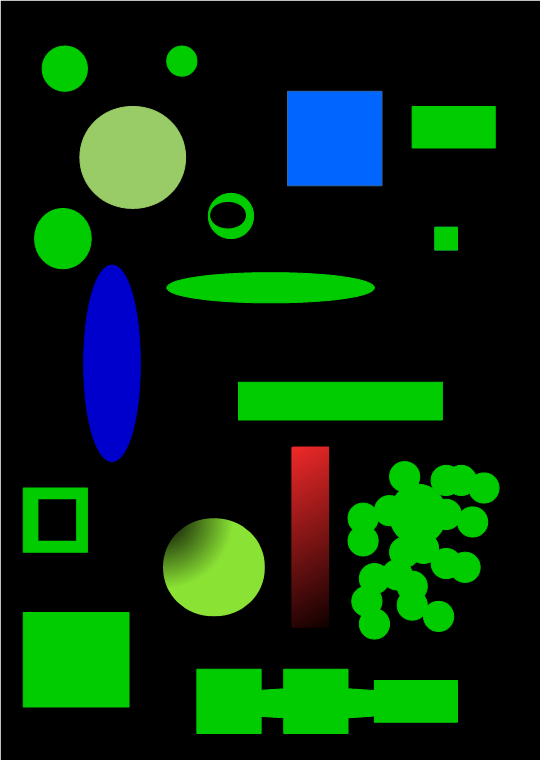
#> input picture OpenCVPython/resource/detect_blob.png, 541 x 760 px
$ python DetectShapes.py
#> lines starting #> are read from the running program, lines starting #| are printed output that depends on the picture; after the words box and inside, x2 and y2 are one past the last pixel; in counts of white or black regions, pixels touching at a corner belong together
# -*- coding: utf-8 -*-
"""
Created on Thu Jun  3 15:49:46 2021

@author: Sammy
"""

import cv2
import numpy as np

def getContours(img):
    contours,hierarchy = cv2.findContours(img,cv2.RETR_EXTERNAL,cv2.CHAIN_APPROX_NONE)
    for cnt in contours:
        area = cv2.contourArea(cnt)
        print(area)
        if area>500:
            cv2.drawContours(imgContour,cnt,-1,(255,0,0),3)
            peri = cv2.arcLength(cnt,True)
            print(peri)
            approx = cv2.approxPolyDP(cnt,0.02*peri,True)
            print (len(approx))
            objCor = len(approx)
            x, y, w, h = cv2.boundingRect(approx)
            if objCor == 3: objectType = "Tri"
            elif objCor == 4:
                aspRatio = w/float(h)
                if aspRatio>0.95 and aspRatio<1.05: objectType = "Square"
                else:objectType = "Rectangle"
            elif objCor>4: objectType = "Ellipse"
            else: objectType = "None"
            cv2.rectangle(imgContour,(x,y),(x+w,y+h),(0,255,0),2)

            cv2.putText(imgContour,objectType,(int(x+(w/2)-10),int(y+(h/2)-10)),cv2.FONT_HERSHEY_COMPLEX,0.7,(255,255,255),2)

path = "resource/detect_blob.png"
img = cv2.imread(path)
#> img is the input picture: shape (760, 541, 3); mean B, G, R 14.5, 44, 8.8
imgContour = img.copy()

imgGray = cv2.cvtColor(img , cv2.COLOR_BGR2GRAY)
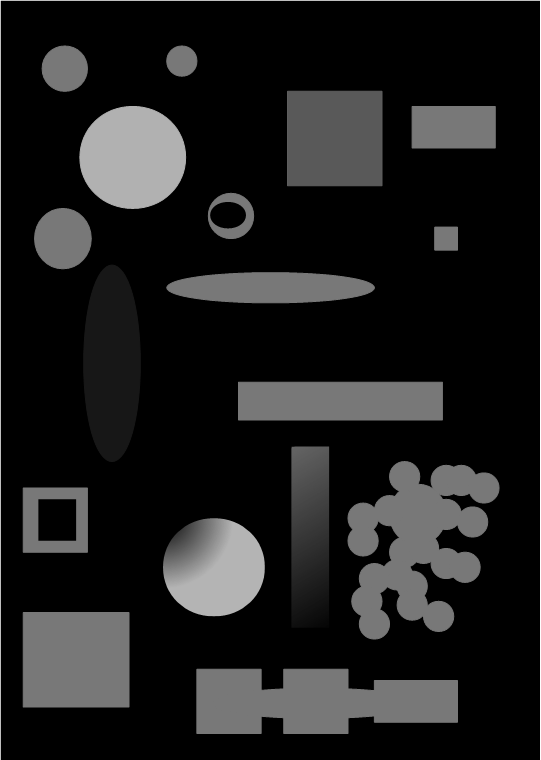
#> imgGray: shape (760, 541); min 0, max 255, mean 30.1
imgBlur = cv2.GaussianBlur(imgGray,(7,7),1)
imgCanny = cv2.Canny(imgBlur,50,50)
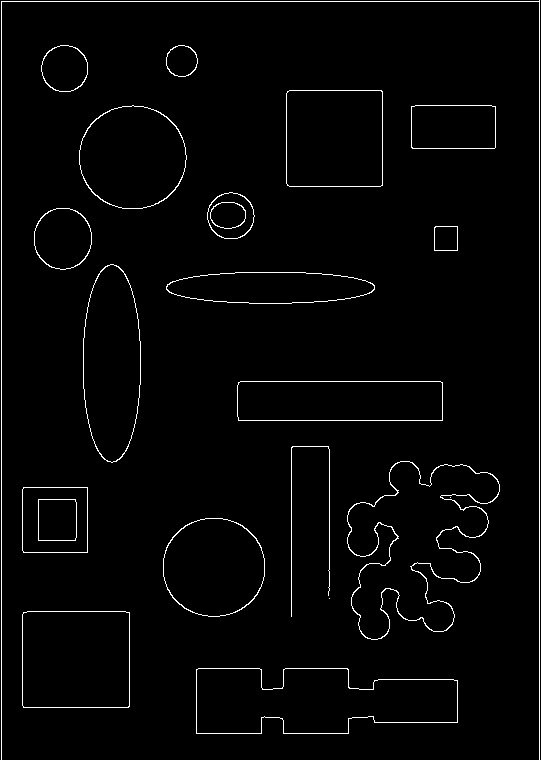
#> imgCanny: shape (760, 541); 2.2% white in thin lines or dots

imgBlank = np.zeros_like(imgGray)
im_h = cv2.hconcat([imgGray,imgBlur,imgCanny,imgBlank])
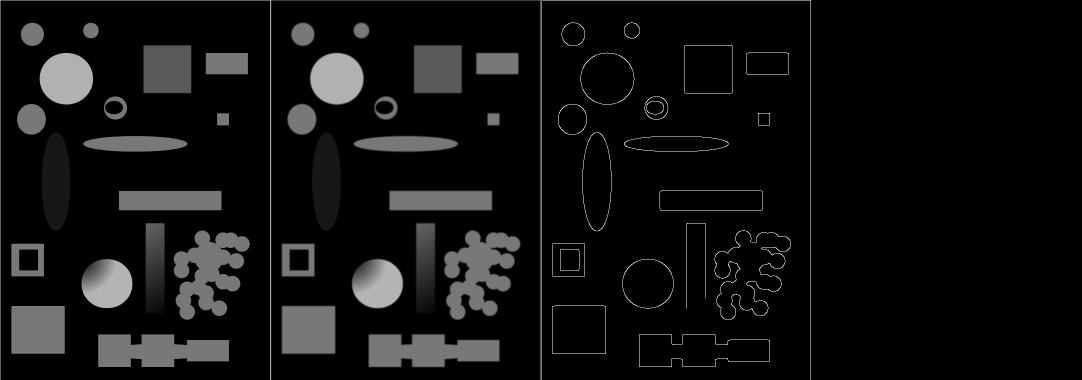
#> im_h: shape (760, 2164) (shown at 1/2 size); min 0, max 255, mean 16.4
getContours(imgCanny)
#> in getContours, `contours,hierarchy = cv2.findContours(img,cv2.RETR_EXTERNAL,cv2.CHAIN_..`: contours = 20 contours, 4 with area under 20; largest, box (x1, y1, x2, y2) and area: (347, 461, 500, 640) 15159, (196, 668, 458, 734) 13392, (22, 611, 130, 708) 10260, (286, 90, 383, 187) 9206, (83, 264, 141, 463) 9019
#> the loop in getContours, `for cnt in contours:` made 20 passes
#> (area, peri, approx, objCor, x, y, w, h) on passes 2, 6, 9, 10, 12, 15, 17: (10260.5, 403.1, [[23, 612], [23, 707], [129, 706], [129, 612]], 4, 23, 612, 107, 96), (4222, 258.8, [[23, 487], [23, 552], [87, 552], [87, 487]], 4, 23, 487, 65, 66), (7985, 485.7, [[237, 385], [238, 420], [442, 420], [440, 381]], 4, 237, 381, 206, 40), (5178, 446.4, [[166, 286], [249, 303], [374, 289], [305, 272]], 4, 166, 272, 209, 32), (551.5, 93.41, [[435, 226], [434, 250], [457, 250], [457, 226]], 4, 434, 226, 24, 25), (3604, 251.7, [[411, 106], [412, 148], [495, 147], [495, 106]], 4, 411, 106, 85, 43), (9206, 380.5, [[287, 91], [287, 185], [382, 185], [381, 90]], 4, 287, 90, 96, 96)
#> (area, peri, objCor, x, y, w, h, objectType) on passes 1, 4, 7, 11, 13, 14: (13392.5, 744.2, 9, 196, 668, 262, 66, 'Ellipse'), (7935, 332.4, 8, 166, 519, 96, 94, 'Ellipse'), (15159, 1181.7, 15, 349, 461, 144, 177, 'Ellipse'), (9019, 453.8, 8, 83, 264, 58, 199, 'Ellipse'), (2792, 197.3, 8, 34, 208, 58, 62, 'Ellipse'), (1697, 154.4, 8, 207, 193, 47, 46, 'Ellipse')
#> (printed output is left out)
#> after the loop in getContours, `for cnt in contours:`:
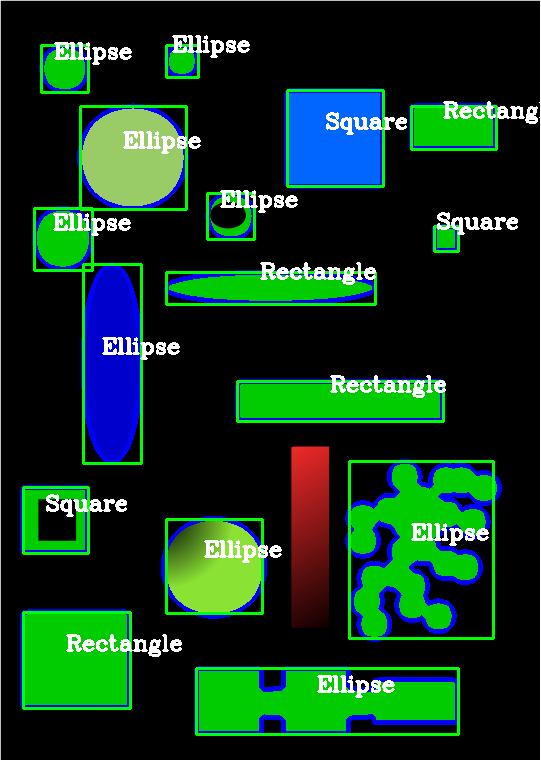
#> imgContour: shape (760, 541, 3); 11.2% of pixels changed, all inside (x1, y1, x2, y2) = (20, 35, 540, 736)
im_v=cv2.vconcat([img,imgContour])
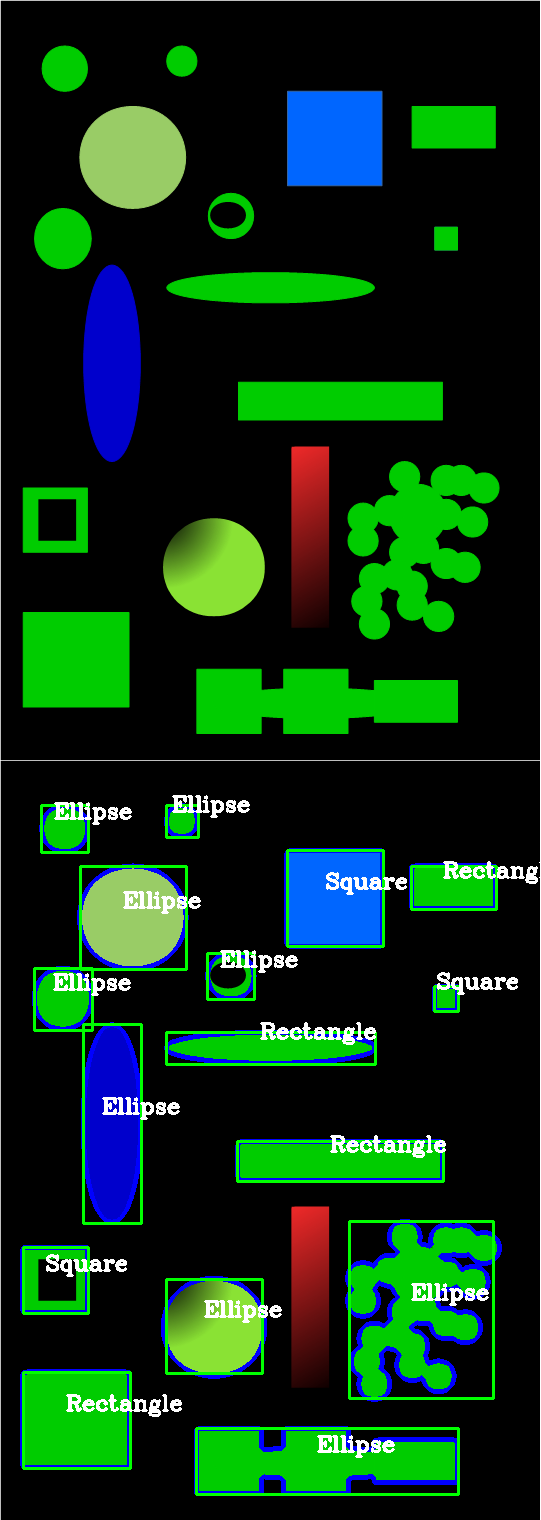
#> im_v: shape (1520, 541, 3); mean B, G, R 22.8, 48.8, 12.5

cv2.imshow("image",im_h)
cv2.imshow("original", im_v)
#cv2.imshow("gray", imgGray)
#cv2.imshow("blur", imgBlur)
cv2.waitKey(0)
